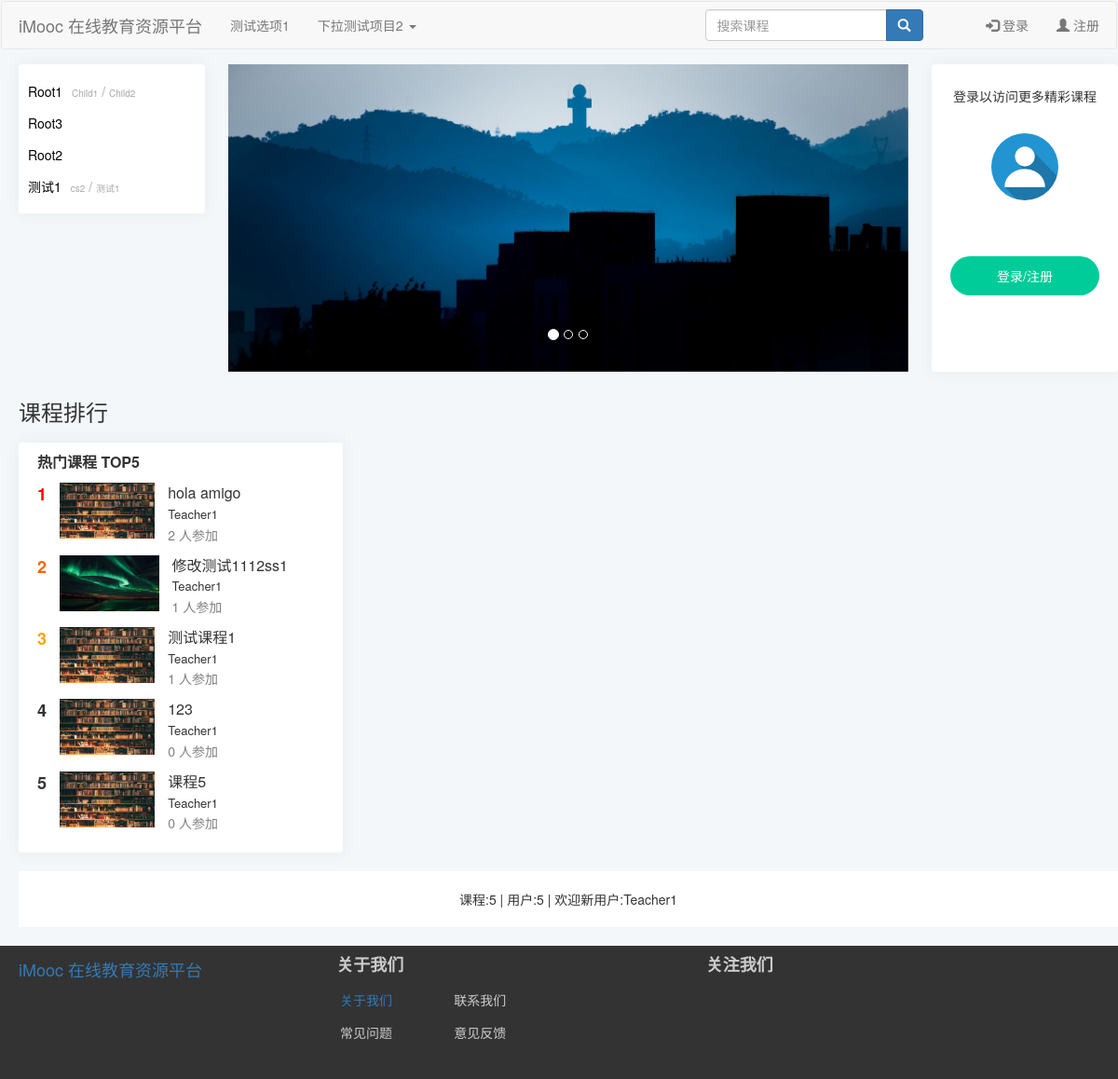
The app's page /, older data.
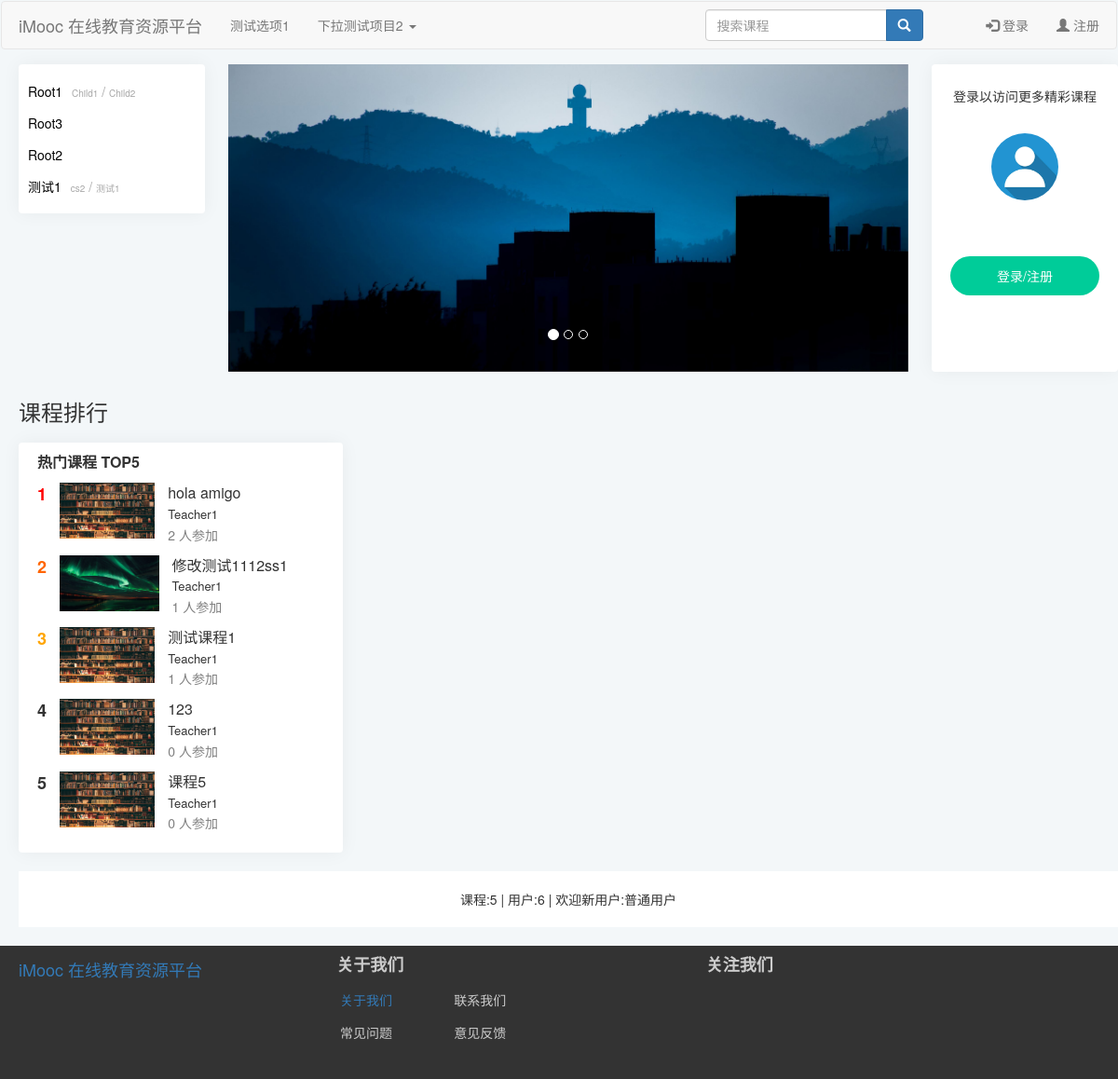
The same page, newer data.
### index/models.py (models this page shows, shortened)
class Users(models.Model):
    gender = (
        ("male", "男"),
        ("female", "女"),
        ("default", "保密"),
    )
    access = (
        ("banned", "封禁用户"),
        ("guest", "访客"),
        ("student", "学生"),
        ("teacher", "教师"),
    )
    profile_picture = models.ImageField(
        verbose_name="头像",
        null=True,
        upload_to="avatar",
        blank=True,
        default="avatar/default-profile-picture.jpg",
    )
    name = models.CharField(
        verbose_name="*用户名", max_length=128, unique=True, null=False
    )  # 昵称
    real_name = models.CharField(
        verbose_name="真实姓名", max_length=64, null=True, blank=True
    )  # 真实姓名
    password = models.CharField(
        verbose_name="*密码", max_length=256, editable=False
    )  # 密码
    email = models.EmailField(verbose_name="*电子邮箱", unique=True)  # 邮箱
    phone_number = models.CharField(
        verbose_name="手机号码", max_length=32, unique=True, null=True, blank=True
    )  # 手机号码
    access = models.CharField(
        verbose_name="*权限等级", max_length=16, choices=access, default="guest"
    )  # 权限级别
    selected_courses = models.ManyToManyField("Course", related_name="students")  # 已选课程
    sex = models.CharField(
        verbose_name="*性别", max_length=32, choices=gender, default="default"
    )  # 性别
    create_time = models.DateTimeField(verbose_name="账号创建时间", auto_now_add=True)  # 创建时间
    is_deleted = models.BooleanField(
        verbose_name="删除标记", default=False, editable=False
    )  # 删除标记
    def __str__(self) -> str:
        return self.name
    class Meta:
        ordering = ["-create_time"]
        verbose_name = "用户"
        verbose_name_plural = "用户"

### index/views.py (the view)
# urls.py: path('',include('index.urls')),
def index(request):
    rootlist, dict = VF.Get_Category()
    (
        userCount,
        newestUser,
        courseCount,
    ) = VF.Get_Website_Info().values()  # locals()以字典形式返回所有局部变量，要用values()取出值，否则获取的为key
    recommendCourses = VF.Get_Recommend_Courses()
    return render(request, "index/indexpage.html", locals())

### index/functions/viewFunction.py (called while the page is built)
def Get_Category(): #获取分类信息
    root = models.CourseCategory.objects.filter(Is_Root=True).order_by('DisplayOrder')
    rootlist=[]
    dict={}
    for i in range(root.count()):
        Child = models.CourseCategory.objects.filter(ParentID=root[i].CategoryID).order_by('DisplayOrder')
        ChildCategory = []
        for j in range(Child.count()):
            ChildCategory.append(str(Child[j]))
        rootlist.append(str(root[i]))
        dict[str(root[i])]=ChildCategory
    return rootlist,dict

def Get_Website_Info(): #获取网站统计数据
    userCount = models.Users.objects.all().count()
    newestUser = models.Users.objects.latest('create_time')
    courseCount = models.Course.objects.all().count()
    return locals() #locals()以字典形式返回所有局部变量

def Get_Recommend_Courses():    #获取课程排行信息
    recommendCourses = models.Course.objects.all().order_by('-Stu_Count')[:5]
    return recommendCourses

### index/models.py (called while the page is built)
    def __str__(self) -> str:
        return self.CategoryName

### index/templates/index/indexpage.html (shortened to what this page needs)
{% extends 'index/index.html' %}
{% load static %}
{% load threadedcomments_tags %}
    {% block extrastatic %}
    <link rel="stylesheet" type="text/css" href="{% static 'index/css/indexpage.css' %}">
    {% endblock %}
    {% block content %}
    <div class="container">
        <div class="category">
            <div id="category-container">
                {% for root,ChildCategory in dict.items %}
                <div class="content">
                    <a class="header" href="#">{{root}}</a>
                    {% for child in ChildCategory %}
                    <a class="item" href="#">{{child}}</a>
                    {% if not forloop.last %}
                    <p>/</p>
                    {% endif %}
                    {% endfor %}
                </div>
                {% endfor %}
            </div>
        </div>
        <div id="indexCarousel" class="carousel slide" data-ride="carousel">
            <ol class="carousel-indicators">
                <li data-target="#indexCarousel" data-slide-to="0" class="active"></li>
                <li data-target="#indexCarousel" data-slide-to="1"></li>
                <li data-target="#indexCarousel" data-slide-to="2"></li>
            </ol>
            <div class="carousel-inner">
                <div class="item active">
                    <img src="/media/material/AMD04661.jpg" alt="First slide">
                </div>
            </div>
        </div>
        <div class="userInfo">
            <div id="userInfo-container">
                {% if request.session.is_login == True %}
                <div class="avatar">
                    <img class="img-circle img-responsive" src="{{ request.session.avatar }}" width="72" height="72"
                        id="userInfo-avatar" alt="头像">
                </div>
                <div class="username">
                    <p>{{ request.session.user_name }}</p>
                </div>
                {% else %}
                <div class="info1">
                    <p>登录以访问更多精彩课程</p>
                </div>
                <div class="avatar">
                    <img class="img-circle img-responsive" src="/media/avatar/default-profile-picture.jpg" width="72"
                        height="72" id="userInfo-avatar" alt="头像">
                </div>
                <div class="loginRegister">
                    <p>登录/注册</p>
                </div>
                {% endif %}
            </div>
        </div>
    </div>
    <div class="CourseRank Container">
        <div class="CourseRankHeader">
            <h3>
                课程排行
            </h3>
        </div>
        <div class="Most-Popular Container">
            <span class="MPHeader">热门课程 TOP5</span>
            {% for course in recommendCourses %}
            <div class="MPContent">
                <span class="Rank{{forloop.counter}} RankNumber">{{forloop.counter}}</span>
                <img src="{{course.Course_Img.url}}" height="60px" class="courseImage">
                <div class="RankCourseInfo">
                    <p class="courseName">{{course.Course_Name}}</p>
                    <p class="Teacher">{{course.Course_Teacher}}</p>
                    <p class="stuCount">{{course.Stu_Count}} 人参加</p>
                </div>
            </div>
            {% endfor %}
        </div>
    </div>
    <div class="websiteInfo">
        <p>课程:{{courseCount}} | 用户:{{userCount}} | 欢迎新用户:{{newestUser}}</p>
    </div>
    {% endblock %}

Row changes from the older to the newer data that the page shows:
no longer on this page (row unchanged): Users: name "Teacher1"
added Users: name "普通用户"
Text that changed along with them:
{{ userCount }}: "5" → "6"
